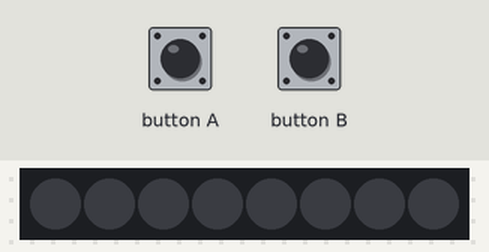
Bench run of a program on a simulated BBC micro:bit (MakeCode). Shown: 8 RGB LEDs in strip order, left to right. The inputs (shaded band) are chosen by the test bench. Dim RGB values are drawn brighter than linear.

Above: at 1.2 s.
1.3 s: button A pressed for 0.15 s
At 2.4 s:
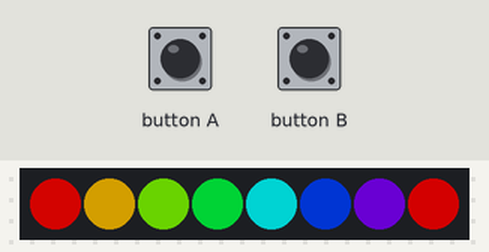
2.9 s: button B pressed for 0.15 s
At 3.6 s:
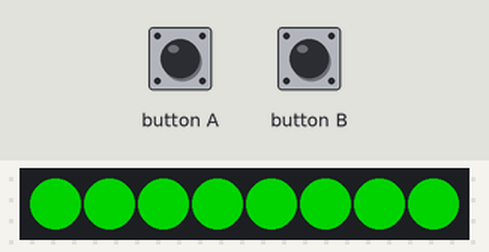
Timing chart, 0 to 5.9 s (numbered marks = the images above; inputs shaded):
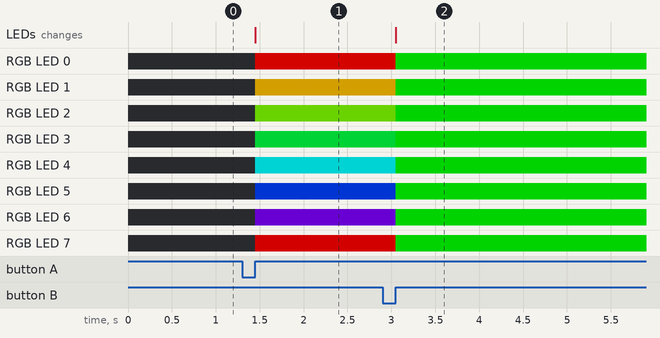

Measured:
- after the input at 1.3 s, RGB LED 0: off → RGB(127, 2, 0) after 0.15 s; RGB LED 1: off → RGB(127, 95, 0) after 0.15 s; RGB LED 2: off → RGB(63, 127, 0) after 0.15 s; RGB LED 3: off → RGB(0, 127, 32) after 0.15 s; RGB LED 4: off → RGB(0, 127, 127) after 0.15 s; the LEDs: change after 0.15 s (image 1)
- after the input at 2.9 s, RGB LED 0: RGB(127, 2, 0) → RGB(0, 127, 0) after 0.15 s; RGB LED 1: RGB(127, 95, 0) → RGB(0, 127, 0) after 0.15 s; RGB LED 2: RGB(63, 127, 0) → RGB(0, 127, 0) after 0.15 s; RGB LED 3: RGB(0, 127, 32) → RGB(0, 127, 0) after 0.15 s; RGB LED 4: RGB(0, 127, 127) → RGB(0, 127, 0) after 0.15 s; the LEDs: change after 0.15 s (image 2)

The program:

main.ts
```typescript
input.onButtonPressed(Button.A, function () {
    Luces.showRainbow(1, 360)
    Luces.show()
})
input.onButtonPressed(Button.B, function () {
    Luces.showColor(neopixel.colors(NeoPixelColors.Green))
    Luces.show()
})
let Luces: neopixel.Strip = null
Luces = neopixel.create(DigitalPin.P0, 8, NeoPixelMode.RGB)
```

test.ts
```typescript
// aquí va el archivo "tests"; esto no se compilará cuando este paquete se utilice como una extensión.
```
